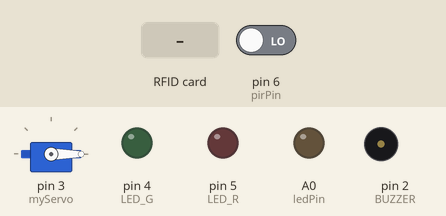
Simulated run of this sketch. Board: Arduino Uno, built with avr-gcc and run on an emulated ATmega328P. On the bench: servo, output pins drawn as LEDs (lit = HIGH), buzzer (waves = sounding). Inputs (shaded band) come from the test bench; at power-on: pin 6 (pirPin) LOW. Pins used as bus, display or sensor lines are not drawn; what the sketch prints to the serial monitor is not drawn.

Above: at 11.3 s.
11.4 s: pin 6 (pirPin) driven HIGH
At 12.3 s:
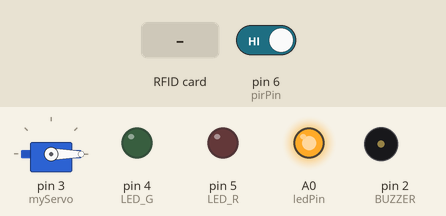
12.9 s: RFID card 43 EC 77 A9 held to the reader
At 13.56 s:
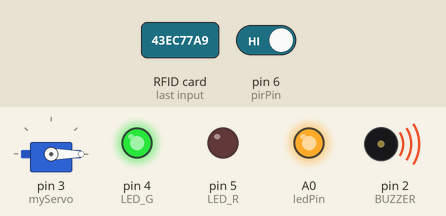
At 14.4 s:
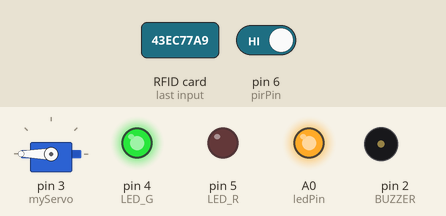
Timing chart, 0 to 20.2 s (numbered marks = the images above; inputs shaded):
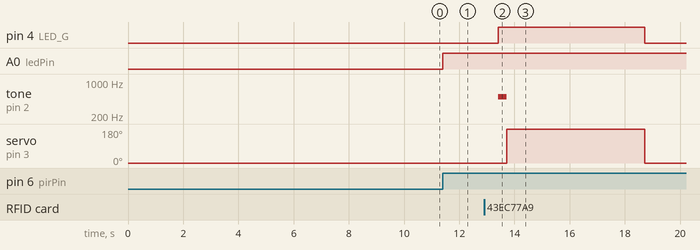

The sketch:

code_arduino_dechage_final.ino
```cpp
//the time we give the sensor to calibrate (10-60 secs according to the datasheet)
int calibrationTime = 10;

//the time when the sensor outputs a low impulse
long unsigned int lowIn;

//the amount of milliseconds the sensor has to be low
//before we assume all motion has stopped
long unsigned int pause = 5000;

boolean lockLow = true;
boolean takeLowTime;

int pirPin = 6;    //the digital pin connected to the PIR sensor's output
int ledPin = A0;


//RFID
#include <SPI.h>
#include <MFRC522.h>
#include <Servo.h>

#define SS_PIN 10
#define RST_PIN 9
#define LED_G 4 //define green LED pin
#define LED_R 5 //define red LED
#define BUZZER 2 //buzzer pin
MFRC522 mfrc522(SS_PIN, RST_PIN);   // Create MFRC522 instance.
Servo myServo; //define servo name

void setup()
{
  Serial.begin(9600);   // Initiate a serial communication
  /**********************************************/

pinMode(pirPin, INPUT);
  pinMode(ledPin, OUTPUT);
  digitalWrite(pirPin, LOW);

  //give the sensor some time to calibrate
  Serial.print("calibrating sensor ");
    for(int i = 0; i < calibrationTime; i++){
      Serial.print(".");
      delay(1000);
      }
    Serial.println(" done");
    Serial.println("SENSOR ACTIVE");
    delay(50);

    /*******************************/

  SPI.begin();      // Initiate  SPI bus
  mfrc522.PCD_Init();   // Initiate MFRC522
  myServo.attach(3); //servo pin
  myServo.write(0); //servo start position
  pinMode(LED_G, OUTPUT);
  pinMode(LED_R, OUTPUT);
  pinMode(BUZZER, OUTPUT);
  noTone(BUZZER);
  Serial.println("Put your card to the reader...");
  Serial.println();

}
void loop()
{


 if(digitalRead(pirPin) == HIGH){
       digitalWrite(ledPin, HIGH);   //the led visualizes the sensors output pin state
       if(lockLow){
         //makes sure we wait for a transition to LOW before any further output is made:
         lockLow = false;
         Serial.println("---");
         Serial.print("motion detected at ");
         Serial.print(millis()/1000);
         Serial.println(" sec");
         delay(50);
         }
         takeLowTime = true;
       }

     if(digitalRead(pirPin) == LOW){
       digitalWrite(ledPin, LOW);  //the led visualizes the sensors output pin state

       if(takeLowTime){
        lowIn = millis();          //save the time of the transition from high to LOW
        takeLowTime = false;       //make sure this is only done at the start of a LOW phase
        }
       //if the sensor is low for more than the given pause,
       //we assume that no more motion is going to happen
       if(!lockLow && millis() - lowIn > pause){
           //makes sure this block of code is only executed again after
           //a new motion sequence has been detected
           lockLow = true;
           Serial.print("motion ended at ");      //output
           Serial.print((millis() - pause)/1000);
           Serial.println(" sec");
           delay(50);
           }
       }


  /***************rfid*************/
  // Look for new cards
  if ( ! mfrc522.PICC_IsNewCardPresent())
  {
    return;
  }
  // Select one of the cards
  if ( ! mfrc522.PICC_ReadCardSerial())
  {
    return;
  }
  //Show UID on serial monitor
  Serial.print("UID tag :");
  String content= "";
  byte letter;
  for (byte i = 0; i < mfrc522.uid.size; i++)
  {
     Serial.print(mfrc522.uid.uidByte[i] < 0x10 ? " 0" : " ");
     Serial.print(mfrc522.uid.uidByte[i], HEX);
     content.concat(String(mfrc522.uid.uidByte[i] < 0x10 ? " 0" : " "));
     content.concat(String(mfrc522.uid.uidByte[i], HEX));
  }
  Serial.println();
  Serial.print("Message : ");
  content.toUpperCase();
  if (content.substring(1) == "43 EC 77 A9") //change here the UID of the card/cards that you want to give access
  {
    Serial.println("Authorized access");
    Serial.println();
    delay(500);
    digitalWrite(LED_G, HIGH);
    tone(BUZZER, 500);
    delay(300);
    noTone(BUZZER);
    myServo.write(180);
    delay(5000);
    myServo.write(0);
    digitalWrite(LED_G, LOW);
  }

 else   {
    Serial.println(" Access denied");
    digitalWrite(LED_R, HIGH);
    tone(BUZZER, 300);
    delay(1000);
    digitalWrite(LED_R, LOW);
    noTone(BUZZER);
  }
}
```

Measured:
- after the input at 11.4 s, A0 (ledPin): LOW → HIGH at once
- after the input at 12.9 s, pin 4 (LED_G): LOW → HIGH after 0.51 s, → LOW 5.3 s later; tone on pin 2 (BUZZER): silent → 500 Hz after 0.51 s, → silent 0.30 s later; servo on pin 3 (myServo): 0° → 180° after 0.81 s, → 0° 5.0 s later
